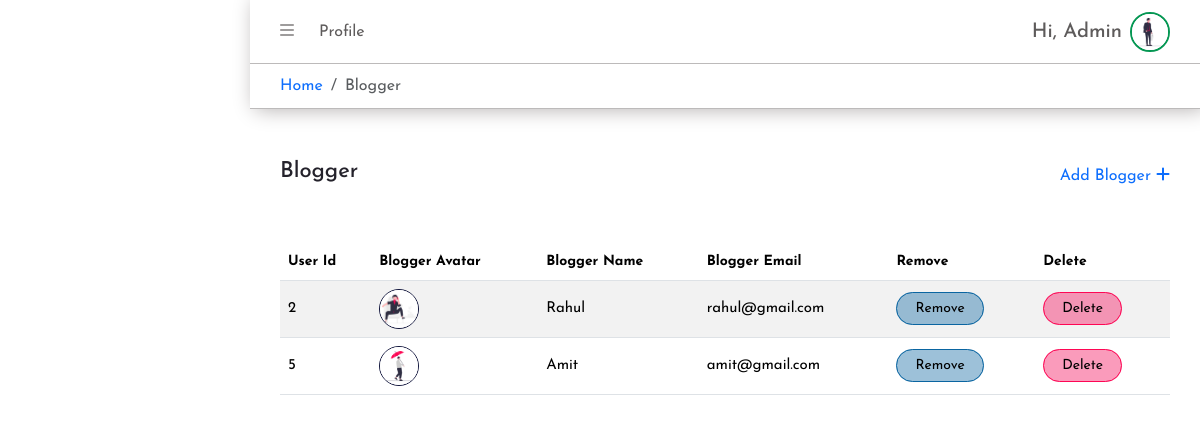
The app's page /admin/manage-blogger.php (signed in) with its own data.
### tables this page shows
CREATE TABLE `user` (
  `user_id` int(11) NOT NULL,
  `user_name` varchar(255) NOT NULL,
  `user_email` varchar(255) NOT NULL,
  `user_password` varchar(255) NOT NULL,
  `avatar` varchar(255) DEFAULT NULL,
  `user_role` enum('admin','user','blogger') NOT NULL DEFAULT 'user',
  `token` int(11) DEFAULT NULL,
  `create_user_data` varchar(255) DEFAULT NULL,
  `update_user_data` varchar(255) DEFAULT NULL,
  `user_show` enum('0','1') NOT NULL DEFAULT '1'
);

### admin/admin-save.php (called while the page is built, shortened)
<?php
require_once("../config/connect.php");
$id = $_SESSION['admin-id'];
$searchAdmin = "SELECT * FROM user WHERE user_id = '$id'";
$resSerAdmin = mysqli_fetch_assoc(mysqli_query($conn, $searchAdmin));

### admin/manage-blogger.php (the view, shortened to what this page needs)
<?php
require_once("../config/connect.php");
require_once("./admin-save.php");
$selectUser = "SELECT * FROM user WHERE user_role = 'blogger' AND user_show = '1'";
$resSelUser = mysqli_query($conn, $selectUser);
?>
<!DOCTYPE html>
<html lang="en">
<head>
    <link rel="stylesheet" type="text/css" href="../assets/css/style.css">
    <link rel="stylesheet" type="text/css" href="../assets/css/media.css">
    <link rel="stylesheet" href="https://cdn.jsdelivr.net/npm/bootstrap@5.3.3/dist/css/bootstrap.min.css">
    <link rel="stylesheet" href="https://cdnjs.cloudflare.com/ajax/libs/font-awesome/6.5.2/css/all.min.css">
</head>
<body>
    <section id="dash-main" class="d-flex ">
        <div class="dash-view">
            <div class="dash-view-top sticky-top ">
                <header class="dash-view-header d-flex align-items-center justify-content-between">
                    <div class="dash-v-header-l">
                        <button id="dash-side-toggle"><i class="fa-solid fa-bars"></i></button>
                        <a href="./admin-profile.php" class="dash-head-link">Profile</a>
                    </div>
                    <div class="dash-v-header-r d-flex align-items-center gap-2">
                        <div class="dash-head-text">
                            <h5>Hi, <span><?php echo $resSerAdmin['user_name']; ?></span></h5>
                        </div>
                        <div class="dash-head-img">
                            <?php if ($resSerAdmin['avatar']) : ?>
                                <img src="../uploads/<?php echo $resSerAdmin['avatar']; ?>" alt="Avatar">
                            <?php else : ?>
                                <img src="../uploads/default_avatar.png" alt="Avatar">
                            <?php endif ?>
                        </div>
                    </div>
                </header>
                <div class="dash-bread">
                    <nav aria-label="breadcrumb">
                        <ol class="breadcrumb m-0 ">
                            <li class="breadcrumb-item"><a href="./dashboard.php">Home</a></li>
                            <li class="breadcrumb-item active" aria-current="page">Blogger</li>
                        </ol>
                    </nav>
                </div>
            </div>
            <div class="dash-view-main">
                <div class="d-flex align-items-center justify-content-between ">
                    <h4 class="dash-view-heading">Blogger</h4>
                    <a href="./add-blogger.php" class="add-btn">Add Blogger <i class="fa-solid fa-plus"></i></a>
                </div>
                <table class="user-view-table table table-striped table-hover">
                    <thead>
                        <tr>
                            <th>User Id</th>
                            <th>Blogger Avatar</th>
                            <th>Blogger Name</th>
                            <th>Blogger Email</th>
                            <th>Remove</th>
                            <th>Delete</th>
                        </tr>
                    </thead>
                    <tbody>
                        <?php while ($row = mysqli_fetch_assoc($resSelUser)) : ?>
                            <tr>
                                <td><?php echo $row['user_id']; ?></td>
                                <td>
                                    <div class="user-list-img">
                                        <?php if ($row['avatar']) : ?>
                                            <img src="../uploads/<?php echo $row['avatar']; ?>" alt="Avatar">
                                        <?php else : ?>
                                            <img src="../uploads/default_avatar.png" alt="Avatar">
                                        <?php endif ?>
                                    </div>
                                </td>
                                <td><?php echo $row['user_name']; ?></td>
                                <td><?php echo $row['user_email']; ?></td>
                                <td><a href="./remove-blogger.php?user-id=<?php echo $row['user_id']; ?>" class="table-ac-btn-1">Remove</a></td>
                                <td><a href="./delete-blogger.php?user-id=<?php echo $row['user_id']; ?>" class="table-ac-btn-2">Delete</a></td>
                            </tr>
                        <?php endwhile ?>
                    </tbody>
                </table>
            </div>
        </div>
    </section>
</body>

### assets/css/style.css (style rules this page uses)
* { padding: 0; margin: 0; box-sizing: border-box; text-decoration: none !important; list-style: none !important; font-family: "Josefin Sans", sans-serif; }
body, html { scroll-behavior: smooth; overflow-x: hidden; position: relative; }
:root { --white: #fff; --light: #e9e6e6; --dark: #0e123a; --primary: #11476c; --secondary: #0a65a1; --info: #3893d0; --accent1: #24222b; --accent2: #3b5aa8; --accent3: #2a6adb; --success: #059753; --warning: #e1c706; --danger: #fe0654; }
#dash-main { width: 100%; height: 100%; }
.dash-view { width: calc(100% - 250px); height: auto; margin-left: auto; transition: 0.3s; }
.dash-view-top { background-color: var(--white); box-shadow: 5px 0px 20px 0px #b0acac; }
.dash-view-header { width: 100%; height: 64px; padding: 0px 30px; border-bottom: 1px solid #bcbaba; }
#dash-side-toggle { background-color: transparent; color: #9e9c9c; border: none; }
.dash-head-link { margin-left: 20px; color: #5e5b5b; }
.dash-head-text h5 { font-size: 20px; color: #5e5b5b; margin: 0; }
.dash-head-img { width: 40px; height: 40px; border-radius: 50%; border: 2px solid var(--success); overflow: hidden; }
.dash-head-img img { width: 100%; height: 100%; object-fit: cover; }
.dash-bread { width: 100%; height: auto; padding: 10px 30px; border-bottom: 1px solid #bcbaba; }
.dash-view-main { margin: 50px 30px; }
.dash-view-heading { font-size: 22px; color: var(--accent1); }
.user-view-table { margin-top: 50px; }
th { font-size: 14px; }
td { vertical-align: middle; font-size: 15px; }
.table-ac-btn-1 { font-size: 14px; padding: 8px 18px; background-color: rgba(10, 101, 161, 0.4); color: #000; border: 1px solid var(--secondary); border-radius: 20px; }
.table-ac-btn-2 { font-size: 14px; padding: 8px 18px; color: #000; background-color: rgba(243, 6, 85, 0.4); border-radius: 20px; border: 1px solid var(--danger); }
.user-list-img { width: 40px; height: 40px; border-radius: 50%; border: 1px solid var(--dark); overflow: hidden; }
.user-list-img img { width: 100%; height: 100%; object-fit: cover; }

### records on screen
user: user_name "Admin", avatar (picture)
user: user_id "2", avatar (picture), user_name "Rahul", user_email "rahul@gmail.com"
user: user_id "5", avatar (picture), user_name "Amit", user_email "amit@gmail.com"
